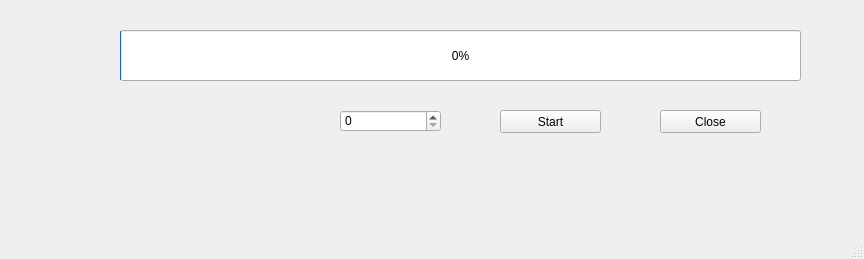
<?xml version="1.0" encoding="UTF-8"?>
<ui version="4.0">
 <class>sortdialog</class>
 <widget class="QMainWindow" name="sortdialog">
  <property name="geometry">
   <rect>
    <x>0</x>
    <y>0</y>
    <width>864</width>
    <height>259</height>
   </rect>
  </property>
  <property name="windowTitle">
   <string>MainWindow</string>
  </property>
  <widget class="QWidget" name="centralwidget">
   <widget class="QProgressBar" name="pPercentage">
    <property name="geometry">
     <rect>
      <x>120</x>
      <y>30</y>
      <width>681</width>
      <height>51</height>
     </rect>
    </property>
    <property name="maximum">
     <number>10000</number>
    </property>
    <property name="value">
     <number>24</number>
    </property>
   </widget>
   <widget class="QSpinBox" name="sbCount">
    <property name="geometry">
     <rect>
      <x>340</x>
      <y>110</y>
      <width>101</width>
      <height>22</height>
     </rect>
    </property>
    <property name="maximum">
     <number>10000</number>
    </property>
   </widget>
   <widget class="QPushButton" name="btnStart">
    <property name="geometry">
     <rect>
      <x>500</x>
      <y>110</y>
      <width>101</width>
      <height>23</height>
     </rect>
    </property>
    <property name="text">
     <string>Start</string>
    </property>
   </widget>
   <widget class="QPushButton" name="btnClose">
    <property name="geometry">
     <rect>
      <x>660</x>
      <y>110</y>
      <width>101</width>
      <height>23</height>
     </rect>
    </property>
    <property name="text">
     <string>Close</string>
    </property>
   </widget>
  </widget>
  <widget class="QMenuBar" name="menubar">
   <property name="geometry">
    <rect>
     <x>0</x>
     <y>0</y>
     <width>864</width>
     <height>21</height>
    </rect>
   </property>
  </widget>
  <widget class="QStatusBar" name="statusbar"/>
 </widget>
 <resources/>
 <connections/>
</ui>
